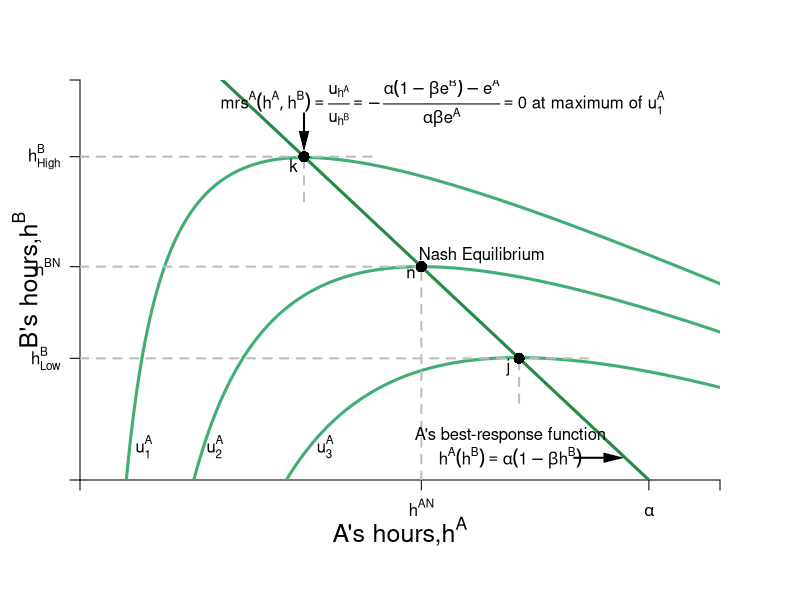

The R script that drew this image:
require(shape)
pdf(file = "coordination_failures/brf_indiffs_A/brf_indiffs_A.pdf", width = 9, height = 7)

#Set parameters for graphics
axislabelsize <- 1.5
graphlinewidth <- 3
segmentlinewidth <- 2

COL <- c("#7fc97f", "#beaed4", "#fdc086", "#ffff99", "#386cb0", "#f0027f", "#bf5b17", "#666666")
COLA <- c("#99d8c9","#66c2a4","#41ae76", "#238b45", "#005824")
COLB <- c("#4eb3d3", "#2b8cbe", "#0868ac","#084081")

par(mar =  c(6, 4, 4, 4))

uA <- function(ea, eb, alpha = 16, beta = 1/24) {
  alpha*(1 - beta*eb)*ea - 0.5*(ea)^2
}

uB <- function(ea, eb, alpha = 16, beta = 1/24) {
  alpha*(1 - beta*ea)*eb - 0.5*(eb)^2
}

brfB <- function(ea, alpha = 16, beta = 1/24) {
  alpha*(1 - beta*ea)
}

brfA <- function(ea, alpha = 16, beta = 1/24) {
  (alpha - ea)/(alpha * beta)
}

brfPE <- function(ea, alpha = 16, beta = 1/12) {
  alpha*(1 - beta*ea)
}

indiffA <- function(ea, alpha = 16, beta = 1/24, uA = 46.08) {
  1/beta - (0.5*ea)/(alpha*beta) - uA/(alpha*beta*ea)
}

indiffB <- function(eb, alpha = 16, beta = 1/24, uB = 46.08) {
  (alpha*eb - uB - 0.5*eb^2)/(alpha*beta*eb)
}

indiffB2 <- function(ea, alpha = 16, beta = 1/24, uB = 46.08) {
  sqrt(alpha^2*(beta*ea - 1)^2 - 2*uB) - alpha*beta*ea + alpha
}

indiffB3 <- function(ea, alpha = 16, beta = 1/24, uB = 46.08) {
  -sqrt(alpha^2*(beta*ea - 1)^2 - 2*uB) - alpha*beta*ea + alpha
}


xlims <- c(0, 18)
ylims <- c(0, 18)

npts <- 501 
x <- seq(xlims[1], xlims[2], length.out = npts)
y <- seq(ylims[1], ylims[2], length.out = npts) 
a <- c(20, 46.08, 76)

plot(0, 0, xlim = xlims, ylim = ylims, type = "n",
     xlab = expression(paste("")),
     ylab = expression(paste("")), 
     xaxt = "n", 
     yaxt = "n", 
     cex.lab = axislabelsize, 
     bty = "n",
     xaxs="i", 
     yaxs="i")

# ticksy <- seq(from = 0, to = ylims[2], by = 2)
# ylabels <- seq(from = 0, to = ylims[2], by = 2)
# ticksx <- seq(from = 0, to = xlims[2], by = 2)
# xlabels <- seq(from = 0, to = xlims[2], by = 2)
ticksy <- c(0, brfA(ea = 12.35), 9.6, brfA(ea = 6.3), 18)
ylabels <- c(NA, expression(paste(h[Low]^B)), expression(paste(h^{BN})), expression(paste(h[High]^B)), NA)
ticksx <- c(0, 9.6, 16, 18)
xlabels <- c(NA, expression(paste(h^{AN})), expression(paste(alpha)), NA)


axis(1, at = ticksx, pos = 0, labels = xlabels)
axis(2, at = ticksy, pos = 0, labels = ylabels, las = 1)

npts <- 500 
xx1 <- seq(xlims[1], xlims[2], length.out = npts)
lines(xx1, brfA(xx1, alpha = 16, beta = 1/24), col = COLA[4], lwd = graphlinewidth)


contour(y, x,
       outer(x, y, uA),
       drawlabels = FALSE,
       col = COLA[3],
       lwd = graphlinewidth,
       levels = a,
       xaxs="i",
       yaxs="i",
       add = TRUE)

mtext(expression(paste("A's hours,", h^A)), side=1, line = 2.5, cex = axislabelsize)
text(-1.5, 9, expression(paste("B's hours,", h^B)), xpd = TRUE, cex = axislabelsize, srt = 90) 

#Label the iso-welfare functions for the A
text(1.8, 1.5, expression(u[1]^A))
text(3.8, 1.5, expression(u[2]^A))
text(6.9, 1.5, expression(u[3]^A))

#Label Nash Equilibrium 
segments(0, 9.6, 9.6, 9.6, lty = 2, col = "gray" , lwd = segmentlinewidth)
segments(9.6, 0, 9.6, 9.6, lty = 2, col = "gray" , lwd = segmentlinewidth)
points(9.6, 9.6, pch = 16, col = "black", cex = 1.5)
text(11.3, 10.1, expression(paste("Nash Equilibrium")))
text(9.3, 9.3, expression(paste("n")))



segments(0, brfA(ea = 12.35), 12.35 + 2, brfA(ea = 12.35), lty = 2, col = "gray" , lwd = segmentlinewidth)
segments(12.35, brfA(ea = 12.35) - 2, 12.35, brfA(ea = 12.35), lty = 2, col = "gray" , lwd = segmentlinewidth)
points(12.35, brfA(ea = 12.35), pch = 16, col = "black", cex = 1.5)
text(12.35 - 0.3, brfA(ea = 12.35) - 0.4, expression(paste("j")))

segments(0, brfA(ea = 6.3), 6.3 + 2, brfA(ea = 6.3), lty = 2, col = "gray" , lwd = segmentlinewidth)
segments(6.3, brfA(ea = 6.3) - 2, 6.3, brfA(ea = 6.3), lty = 2, col = "gray" , lwd = segmentlinewidth)
points(6.3, brfA(ea = 6.3), pch = 16, col = "black", cex = 1.5)
text(6.3 - 0.3, brfA(ea = 6.3) - 0.4, expression(paste("k")))

text(12.1, 2, expression(paste("A's best-response function")))
text(12.1, 1, expression(paste(h^A*(h^B) == alpha(1 - beta*h^B) )))
Arrows(13.9, 1, 15, 1, col = "black", lty = 1, lwd = 2, arr.type = "triangle", arr.lwd = 0.5)


text(10.2, 17, expression(paste(mrs^{A}*(list(h^A, h^B)) == frac(u[h^A], u[h^B]), phantom() == -frac(alpha*(1 - beta*e^B) - e^A, alpha*beta*e^A), phantom() == 0, " at maximum of ", u[1]^A)))
Arrows(6.3, 16.5, 6.3, 15.25, col = "black", lty = 1, lwd = 2, arr.type = "triangle", arr.lwd = 0.5)



dev.off()
